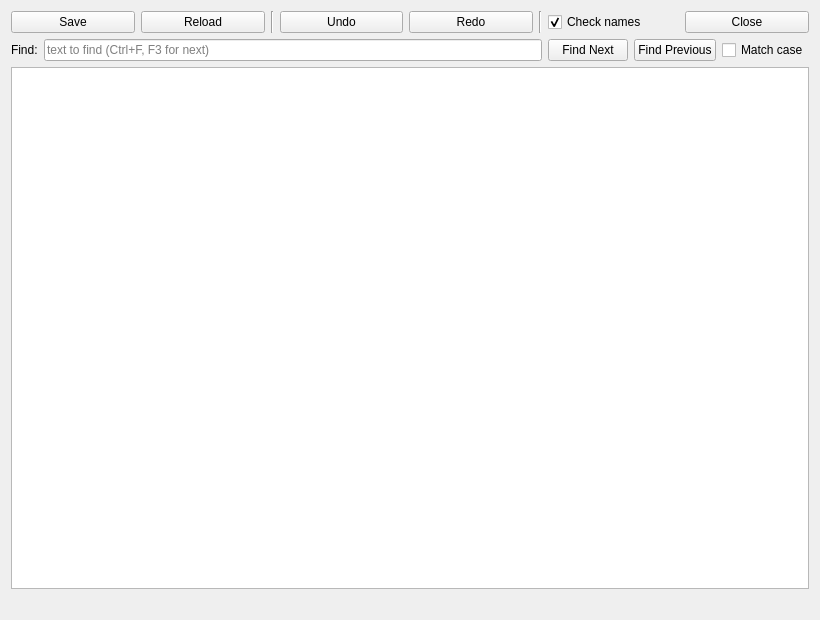
<?xml version="1.0" encoding="UTF-8"?>
<ui version="4.0">
 <class>WBQtMapIniEditorDialog</class>
 <widget class="QWidget" name="WBQtMapIniEditorDialog">
  <property name="geometry">
   <rect>
    <x>0</x>
    <y>0</y>
    <width>820</width>
    <height>620</height>
   </rect>
  </property>
  <property name="windowTitle">
   <string>Map.ini Editor</string>
  </property>
  <layout class="QVBoxLayout" name="rootLayout" stretch="0,0,1,0">
   <item>
    <layout class="QHBoxLayout" name="commandRow">
     <item>
      <widget class="QPushButton" name="saveButton">
       <property name="text">
        <string>Save</string>
       </property>
       <property name="toolTip">
        <string>Write the file back to disk (Ctrl+S).</string>
       </property>
       <property name="autoDefault">
        <bool>false</bool>
       </property>
      </widget>
     </item>
     <item>
      <widget class="QPushButton" name="reloadButton">
       <property name="text">
        <string>Reload</string>
       </property>
       <property name="toolTip">
        <string>Re-read the file from disk, discarding unsaved edits.</string>
       </property>
       <property name="autoDefault">
        <bool>false</bool>
       </property>
      </widget>
     </item>
     <item>
      <widget class="Line" name="cmdSep1">
       <property name="orientation">
        <enum>Qt::Vertical</enum>
       </property>
      </widget>
     </item>
     <item>
      <widget class="QPushButton" name="undoButton">
       <property name="text">
        <string>Undo</string>
       </property>
       <property name="autoDefault">
        <bool>false</bool>
       </property>
      </widget>
     </item>
     <item>
      <widget class="QPushButton" name="redoButton">
       <property name="text">
        <string>Redo</string>
       </property>
       <property name="autoDefault">
        <bool>false</bool>
       </property>
      </widget>
     </item>
     <item>
      <widget class="Line" name="cmdSep2">
       <property name="orientation">
        <enum>Qt::Vertical</enum>
       </property>
      </widget>
     </item>
     <item>
      <widget class="QCheckBox" name="checkNamesBox">
       <property name="text">
        <string>Check names</string>
       </property>
       <property name="toolTip">
        <string>Underline object, upgrade and command button names the game data does not define. Right-click one for suggested replacements.</string>
       </property>
       <property name="checked">
        <bool>true</bool>
       </property>
      </widget>
     </item>
     <item>
      <spacer name="commandSpacer">
       <property name="orientation">
        <enum>Qt::Horizontal</enum>
       </property>
      </spacer>
     </item>
     <item>
      <widget class="QPushButton" name="closeButton">
       <property name="text">
        <string>Close</string>
       </property>
       <property name="autoDefault">
        <bool>false</bool>
       </property>
      </widget>
     </item>
    </layout>
   </item>
   <item>
    <layout class="QHBoxLayout" name="findRow">
     <item>
      <widget class="QLabel" name="findLabel">
       <property name="text">
        <string>Find:</string>
       </property>
      </widget>
     </item>
     <item>
      <widget class="QLineEdit" name="findEdit">
       <property name="placeholderText">
        <string>text to find (Ctrl+F, F3 for next)</string>
       </property>
      </widget>
     </item>
     <item>
      <widget class="QPushButton" name="findNextButton">
       <property name="text">
        <string>Find Next</string>
       </property>
       <property name="autoDefault">
        <bool>false</bool>
       </property>
      </widget>
     </item>
     <item>
      <widget class="QPushButton" name="findPrevButton">
       <property name="text">
        <string>Find Previous</string>
       </property>
       <property name="autoDefault">
        <bool>false</bool>
       </property>
      </widget>
     </item>
     <item>
      <widget class="QCheckBox" name="matchCaseBox">
       <property name="text">
        <string>Match case</string>
       </property>
      </widget>
     </item>
    </layout>
   </item>
   <item>
    <widget class="QPlainTextEdit" name="editor">
     <property name="lineWrapMode">
      <enum>QPlainTextEdit::NoWrap</enum>
     </property>
    </widget>
   </item>
   <item>
    <widget class="QLabel" name="statusLabel">
     <property name="text">
      <string/>
     </property>
    </widget>
   </item>
  </layout>
 </widget>
 <resources/>
 <connections/>
</ui>
